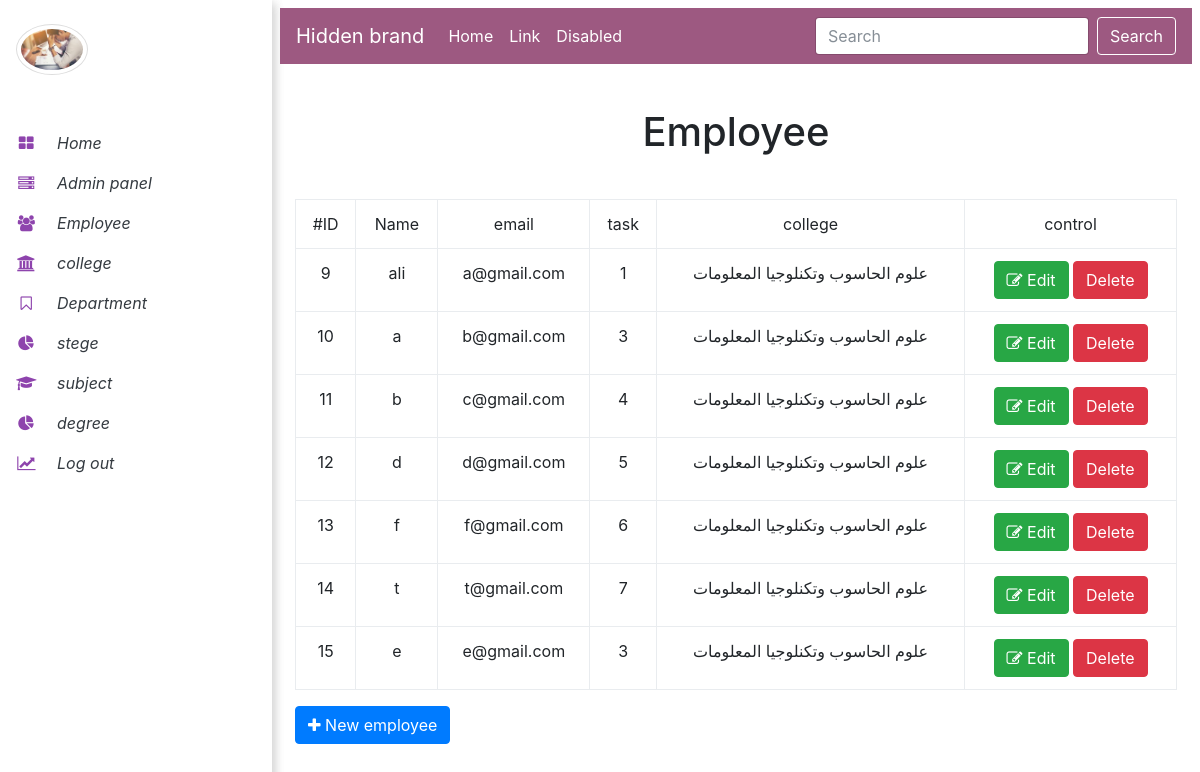
Page /admin/employee.php on the committed database.
### tables this page shows
CREATE TABLE `employee` (
  `id_employee` int(11) NOT NULL,
  `name_employee` varchar(50) NOT NULL,
  `email` varchar(40) NOT NULL,
  `password` varchar(300) NOT NULL,
  `level` int(11) NOT NULL,
  `task_id` int(11) NOT NULL,
  `id_college` int(11) NOT NULL,
  `groub_id` int(11) NOT NULL DEFAULT '0'
);

CREATE TABLE `college` (
  `id_college` int(11) NOT NULL,
  `name_college` varchar(50) NOT NULL,
  `description` varchar(225) NOT NULL
);

### admin/employee.php (the view, shortened to what this page needs)
<?php
include 'init.php';
$do = isset($_GET['do']) ? $_GET['do'] : 'Manage';
		if ($do == 'Manage') {
            $query="SELECT employee.*, college.name_college
                    AS College_Name
                    FROM employee
                    INNER JOIN college
                    ON college.id_college=employee.id_college
					where groub_id=0
            ";
			$result=mysqli_query($conn,$query);
			if(mysqli_num_rows($result)>0)
			{
		?>
		<div class="formBox">
		<h1 class="text-center">Employee</h1>
		<div class="container">
		<div class="table-responsive">
		<table class="main-table text-center table table-bordered" >
			<tr>
                <td>#ID</td>
                <td>Name</td>
				<td>email</td>
				<td>task</td>
                <td>college</td>
                <td>control</td>
			</tr>
			<?php
			while($row=mysqli_fetch_assoc($result)){
					echo "<tr>";
                        echo "<td>" . $row['id_employee'] . "</td>";
                        echo "<td>" . $row['name_employee'] . "</td>";
                        echo "<td>" . $row['email'] . "</td>";
                        echo "<td>" . $row['task_id'] . "</td>";
                        echo "<td>" . $row['College_Name'] . "</td>";
						echo "<td>
							<a href='employee.php?do=Edit&id_dep=".$row['id_employee'] . "' class='btn btn-success' ><i class='fa fa-edit'></i> Edit</a>
							<a href='employee.php?do=Delete&id_dep=" . $row['id_employee'] . "' class='btn btn-danger confirm s><i class='fa fa-close'></i> Delete </a>";
					  echo "</td>";
					 echo "</tr>";
				}
			?>
		</table>
		</div>
		<a href="employee.php?do=Add" class="btn btn-primary">
		<i class="fa fa-plus"></i> New employee
		</a>
		</div>
		<?php
	   } ?>
<?php
     }
    ?>
    <?php
    include $tpl.'footer.php';
    ?>

### admin/includes/templates/header.php (shortened to what this page needs)
<!DOCTYPE html>
<html lang="en">
<head>
    <link rel="stylesheet" href="<?php echo $css ?>bootstrap.min.css">
    <link rel="stylesheet"  href="<?php echo $css ?>font-awesome.min.css">
    <link rel="stylesheet"  href="<?php echo $css ?>main.css">
</head>
<body>

### admin/init.php (shortened to what this page needs)
<?php
    $tpl 	= 'includes/templates/';
	$css 	= 'layout/css/';
	include $tpl . 'header.php';
	if (!isset($noNavbar)) { include $tpl . 'navbar.php'; }

### admin/includes/templates/navbar.php (shortened to what this page needs)
<div class="vertical-nav" id="sidebar">
  <div class="py-4 px-3 mb-4 ">
   <div class="img-card">
<div class="vertical-nav bg-white" id="sidebar">
  <div class="py-4 px-3 mb-4 header" >
    <div class="media d-flex align-items-center"><img src="layout/image/images.jpg" width="30%" alt="..."  class="mr-3 rounded-circle img-thumbnail shadow-sm">
    </div>
  </div>
  <ul class="nav flex-column bg-white mb-0">
    <li class="nav-item">
      <a href="dashboard.php" class="nav-link text-dark font-italic">
                <i class="fa fa-th-large mr-3 text-primary fa-fw"></i>
                Home
            </a>
    </li>
    <li class="nav-item">
      <a href="admin.php" class="nav-link text-dark font-italic">
                <i class="fa fa-server mr-3 text-primary fa-fw"></i>
                Admin panel
            </a>
    </li>
    <li class="nav-item">
      <a href="employee.php" class="nav-link text-dark font-italic">
                <i class="fa fa-users mr-3 text-primary fa-fw"></i>
                Employee
            </a>
    </li>
  </ul>
  <ul class="nav flex-column bg-white mb-0">
    <li class="nav-item">
      <a href="college.php" class="nav-link text-dark font-italic">
                <i class="fa fa-university mr-3 text-primary fa-fw"></i>
               college
            </a>
    </li>
    <li class="nav-item">
      <a href="department.php" class="nav-link text-dark font-italic">
                <i class="fa fa-bookmark-o mr-3 text-primary fa-fw"></i>
              Department
            </a>
    </li>
    <li class="nav-item">
      <a href="stage.php" class="nav-link text-dark font-italic">
                <i class="fa fa-pie-chart mr-3 text-primary fa-fw"></i>
               stege
            </a>
    </li>
    <li class="nav-item">
      <a href="subject.php" class="nav-link text-dark font-italic">
                <i class="fa fa-graduation-cap mr-3 text-primary fa-fw"></i>
               subject
            </a>
    </li>
    <li class="nav-item">
      <a href="#" class="nav-link text-dark font-italic">
                <i class="fa fa-pie-chart mr-3 text-primary fa-fw"></i>
             degree
            </a>
    </li>
    <li class="nav-item">
      <a href="logout.php" class="nav-link text-dark font-italic">
                <i class="fa fa-line-chart mr-3 text-primary fa-fw"></i>
               Log out
            </a>
    </li>
  </ul>
</div>
</div>
</div>
    </div>
<div class="page-content p-5" id="content">
  <nav class="navbar navbar-expand-lg navbar-light bg-light">
  <div class="collapse navbar-collapse" id="navbarTogglerDemo01">
    <a class="navbar-brand" href="#">Hidden brand</a>
    <ul class="navbar-nav mr-auto mt-2 mt-lg-0">
      <li class="nav-item active">
        <a class="nav-link" href="#">Home <span class="sr-only">(current)</span></a>
      </li>
      <li class="nav-item">
        <a class="nav-link" href="#">Link</a>
      </li>
      <li class="nav-item">
        <a class="nav-link disabled" href="#" tabindex="-1" aria-disabled="true">Disabled</a>
      </li>
    </ul>
    <form class="form-inline my-2 my-lg-0">
      <input class="form-control mr-sm-2" type="search" placeholder="Search" aria-label="Search">
      <button class="btn btn-outline-success my-2 my-sm-0" type="submit">Search</button>
    </form>
  </div>
</nav>

### admin/includes/templates/footer.php (shortened to what this page needs)
</body>
</html>

### admin/layout/css/main.css (style rules this page uses)
body { perspective: 600px; }
.vertical-nav { min-width: 17rem; width: 17rem; height: 100vh; position: fixed; top: 0; left: 0; box-shadow: 3px 3px 10px rgba(0, 0, 0, 0.1); transition: all 0.4s; }
.vertical-nav .header { background-color: #FFF !important; }
.page-content { width: calc(100% - 17rem); margin-left: 17rem; transition: all 0.4s; }
.fa-fw { width: 1.28571429em; text-align: center; color: #8e44ad !important; }
.p-5 { padding: 0.5rem!important; }
.navbar-light { background-color: #9D5981 !important; color: #FFF !important; }
.navbar-light .navbar-nav .nav-link { color: #FFF !important; }
.navbar-light .navbar-brand { color: #FFF !important; }
.btn-outline-success { color: #FFF; background-color: transparent; background-image: none; border-color: #FFF; }
.formBox { margin: 1% auto; }
.formBox h1 { margin: 5% auto; }

### rows in the picture
employee: id_employee "9", name_employee "ali", email "a@gmail.com", task "1", id_college.name_college "علوم الحاسوب وتكنلوجيا المعلومات"
employee: id_employee "10", name_employee "a", email "b@gmail.com", task "3", id_college.name_college "علوم الحاسوب وتكنلوجيا المعلومات"
employee: id_employee "11", name_employee "b", email "c@gmail.com", task "4", id_college.name_college "علوم الحاسوب وتكنلوجيا المعلومات"
employee: id_employee "12", name_employee "d", email "d@gmail.com", task "5", id_college.name_college "علوم الحاسوب وتكنلوجيا المعلومات"
employee: id_employee "13", name_employee "f", email "f@gmail.com", task "6", id_college.name_college "علوم الحاسوب وتكنلوجيا المعلومات"
employee: id_employee "14", name_employee "t", email "t@gmail.com", task "7", id_college.name_college "علوم الحاسوب وتكنلوجيا المعلومات"
employee: id_employee "15", name_employee "e", email "e@gmail.com", task "3", id_college.name_college "علوم الحاسوب وتكنلوجيا المعلومات"
